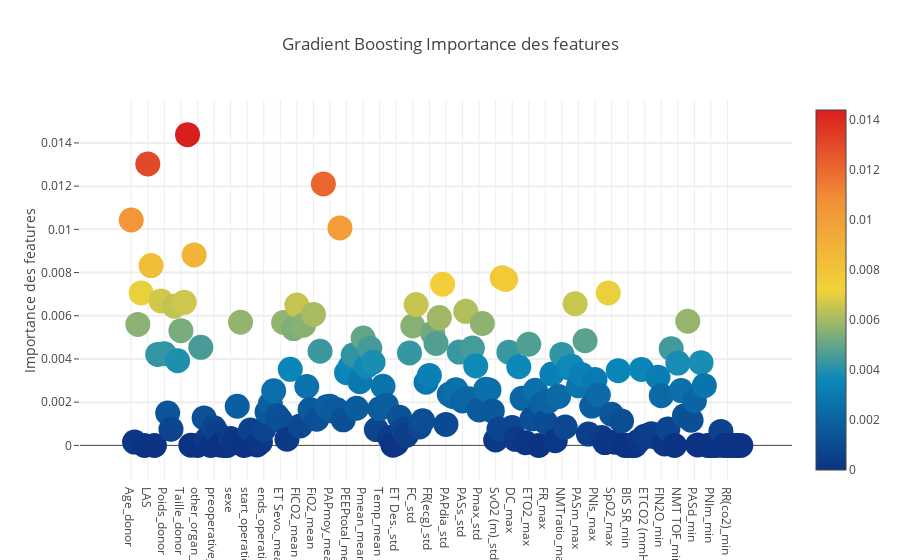

Write notebook code for a chart like this one.
### Code cell
trace = go.Scatter(
    y=feature_dataframe['Gradient Boost Importance des features'].values,
    x=feature_dataframe['features'].values,
    mode='markers',
    marker=dict(
        sizemode='diameter',
        sizeref=1,
        size=25,
        color=feature_dataframe['Gradient Boost Importance des features'].values,
        colorscale='Portland',
        showscale=True
    ),
    text=feature_dataframe['features'].values
)
data = [trace]

layout = go.Layout(
    autosize=True,
    title='Gradient Boosting Importance des features',
    hovermode='closest',
    yaxis=dict(
        title='Importance des features',
        ticklen=5,
        gridwidth=2
    ),
    showlegend=False
)
fig = go.Figure(data=data, layout=layout)
py.iplot(fig, filename='scatter2010')

### Figure 1 — Plotly figure (JSON) as saved in the notebook; plotly's stock layout.template omitted (floating-point values rounded to 4 significant figures; data arrays with more than 128 entries replaced by an {"elided": "..."} marker saying what was removed)
{"data": [{"marker": {"color": {"elided": "185 float values"}, "colorscale": "Portland", "showscale": true, "size": 25, "sizemode": "diameter", "sizeref": 1}, "mode": "markers", "text": {"elided": "185 str values"}, "type": "scatter", "uid": "e583d41e-0235-11e9-8d15-6002921757e3", "x": {"elided": "185 str values"}, "y": {"elided": "185 float values"}}], "layout": {"autosize": true, "hovermode": "closest", "showlegend": false, "title": "Gradient Boosting Importance des features", "yaxis": {"gridwidth": 2, "ticklen": 5, "title": "Importance des features"}}}
